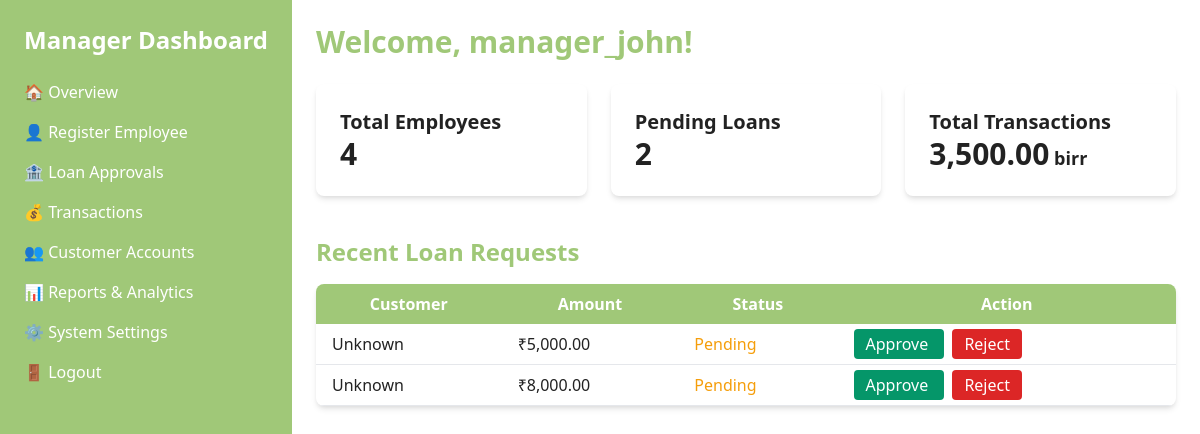
/manager_dashboard.php (signed in), run on the app's committed database.
### tables this page shows
CREATE TABLE Loans (
    loan_id INT PRIMARY KEY AUTO_INCREMENT,
    customer_id INT NOT NULL,
    loan_amount DECIMAL(10,2) NOT NULL,
    interest_rate DECIMAL(5,2) NOT NULL,
    duration INT NOT NULL,  
    status ENUM('Pending', 'Approved', 'Rejected') DEFAULT 'Pending',
    approved_by INT,
    request_date TIMESTAMP DEFAULT CURRENT_TIMESTAMP,
    approval_date TIMESTAMP NULL,
    FOREIGN KEY (customer_id) REFERENCES Customers(customer_id),
    FOREIGN KEY (approved_by) REFERENCES Employees(employee_id)
);

CREATE TABLE Users (
    user_id INT PRIMARY KEY AUTO_INCREMENT,
    username VARCHAR(50) NOT NULL UNIQUE,
    password VARCHAR(255) NOT NULL,
    role ENUM('Manager', 'Employee', 'Customer') NOT NULL,
    email VARCHAR(100),
    phone VARCHAR(20),
    created_at TIMESTAMP DEFAULT CURRENT_TIMESTAMP
);

### manager_dashboard.php (the view, shortened to what this page needs)
<?php
require 'db_connection.php';
$totalEmployees = 0;
$queryEmployees = "SELECT COUNT(*) AS totalEmployees FROM users WHERE role = 'Employee'";
if ($result = $conn->query($queryEmployees)) {
    if ($row = $result->fetch_assoc()) {
        $totalEmployees = $row['totalEmployees'];
    }
}
$totalPendingLoans = 0;
$queryPendingLoans = "SELECT COUNT(*) AS pendingLoans FROM loans WHERE status = 'Pending'";
if ($result = $conn->query($queryPendingLoans)) {
    if ($row = $result->fetch_assoc()) {
        $totalPendingLoans = $row['pendingLoans'];
    }
}
$totalTransactions = 0;
$queryTotalTransactions = "SELECT IFNULL(SUM(amount), 0) AS totalTransactions FROM transactions";
if ($result = $conn->query($queryTotalTransactions)) {
    if ($row = $result->fetch_assoc()) {
        $totalTransactions = $row['totalTransactions'];
    }
}
$recentLoans = [];
$queryRecentLoans = "SELECT l.loan_id, l.loan_amount AS amount, l.status, l.request_date, u.full_name AS customer
                     FROM loans l
                     LEFT JOIN users u ON l.customer_id = u.user_id
                     WHERE l.status = 'Pending'
                     ORDER BY l.request_date DESC
                     LIMIT 5";
if ($result = $conn->query($queryRecentLoans)) {
    while ($row = $result->fetch_assoc()) {
        $recentLoans[] = $row;
    }
}
?>
<!DOCTYPE html>
<html lang="en">
<head>
    <link href="https://cdn.jsdelivr.net/npm/tailwindcss@2.2.16/dist/tailwind.min.css" rel="stylesheet">
    <link href="styles.css" rel="stylesheet">
</head>
<body class="bg-2 text-color2">
    <div class="flex">
        <aside class="w-[35%] bg-primary text-white h-screen p-6 sticky">
            <h2 class="text-2xl font-bold mb-6">Manager Dashboard</h2>
            <nav>
                <ul>
                    <li class="mb-4">
                        <a href="manager_dashboard.php" class="hover:text-color3">🏠 Overview</a>
                    </li>
                    <li class="mb-4">
                        <a href="register_employee.php" class="hover:text-color3">👤 Register Employee</a>
                    </li>
                    <li class="mb-4">
                        <a href="manage_loans.php" class="hover:text-color3">🏦 Loan Approvals</a>
                    </li>
                    <li class="mb-4">
                        <a href="manage_transactions.php" class="hover:text-color3">💰 Transactions</a>
                    </li>
                    <li class="mb-4">
                        <a href="customer_accounts.php" class="hover:text-color3">👥 Customer Accounts</a>
                    </li>
                    <li class="mb-4">
                        <a href="view_reports.php" class="hover:text-color3">📊 Reports & Analytics</a>
                    </li>
                    <li class="mb-4">
                        <a href="system_settings.php" class="hover:text-color3">⚙️ System Settings</a>
                    </li>
                    <li class="mb-4">
                        <a href="logout.php" class="hover:text-color3">🚪 Logout</a>
                    </li>
                </ul>
            </nav>
        </aside>
        <main class="flex-grow p-6 h-screen w-[65%] overflow-auto">
            <h1 class="text-3xl font-bold mb-6 text-color3">
                Welcome, <?php echo htmlspecialchars($_SESSION['username']); ?>!
            </h1>
            <div class="grid grid-cols-1 md:grid-cols-3 gap-6 mb-10">
                <div class="bg-white shadow-md rounded-lg p-6">
                    <h3 class="text-xl font-semibold">Total Employees</h3>
                    <p class="text-3xl font-bold"><?php echo $totalEmployees; ?></p>
                </div>
                <div class="bg-white shadow-md rounded-lg p-6">
                    <h3 class="text-xl font-semibold">Pending Loans</h3>
                    <p class="text-3xl font-bold"><?php echo $totalPendingLoans; ?></p>
                </div>
                <div class="bg-white shadow-md rounded-lg p-6">
                    <h3 class="text-xl font-semibold">Total Transactions</h3>
                    <p class="text-3xl font-bold"><?php echo number_format($totalTransactions, 2); ?><span
                            class="text-lg">
                            birr<span>
                    </p>
                </div>
            </div>
            <section>
                <h2 class="text-2xl font-bold mb-4 text-color3">Recent Loan Requests</h2>
                <div class="bg-white shadow-md rounded-lg overflow-auto">
                    <?php if (count($recentLoans) > 0): ?>
                    <table class="w-full">
                        <thead class="bg-primary text-white">
                            <tr>
                                <th class="px-4 py-2">Customer</th>
                                <th class="px-4 py-2">Amount</th>
                                <th class="px-4 py-2">Status</th>
                                <th class="px-4 py-2">Action</th>
                            </tr>
                        </thead>
                        <tbody>
                            <?php foreach ($recentLoans as $loan): ?>
                            <tr class="border-b hover:bg-gray-100">
                                <td class="px-4 py-2"><?php echo htmlspecialchars($loan['customer'] ?: 'Unknown'); ?>
                                </td>
                                <td class="px-4 py-2">₹<?php echo number_format($loan['amount'], 2); ?></td>
                                <td class="px-4 py-2 text-yellow-500"><?php echo htmlspecialchars($loan['status']); ?>
                                </td>
                                <td class="px-4 py-2">
                                    <a href="manage_loans.php"
                                        class="bg-green-600 text-white px-3 py-1 mr-2 rounded hover:bg-green-700">
                                        Approve
                                    </a>
                                    <a href="manage_loans.php"
                                        class="bg-red-600 text-white px-3 py-1 rounded hover:bg-red-700">
                                        Reject
                                    </a>
                                </td>
                            </tr>
                            <?php endforeach; ?>
                        </tbody>
                    </table>
                    <?php else: ?>
                    <div class="p-6 text-center">No recent loan requests.</div>
                    <?php endif; ?>
                </div>
            </section>
        </main>
    </div>
</body>
</html>

### styles.css (style rules this page uses)
:root { --primary-color: #a0c878; --secondary-color: #ddeb9d; --color2-color: #fafge9; --color3-color: #fffdfg; --color4-color: #333; --color5-color: #222; }
.bg-primary { background-color: var(--primary-color); }
.bg-2 { background-color: var(--color2-color); }
.text-color2 { color: var(--color5-color); }
.text-color3 { color: var(--primary-color); }
body { background-color: var(--color3-color); }

### data on the page
loans: users.full_name "Unknown", loan_amount "5,000.00", status "Pending"
loans: users.full_name "Unknown", loan_amount "8,000.00", status "Pending"

### other printed values
$_SESSION['username'] "manager_john"
$totalEmployees "4"
$totalPendingLoans "2"
$totalTransactions "3,500.00"
